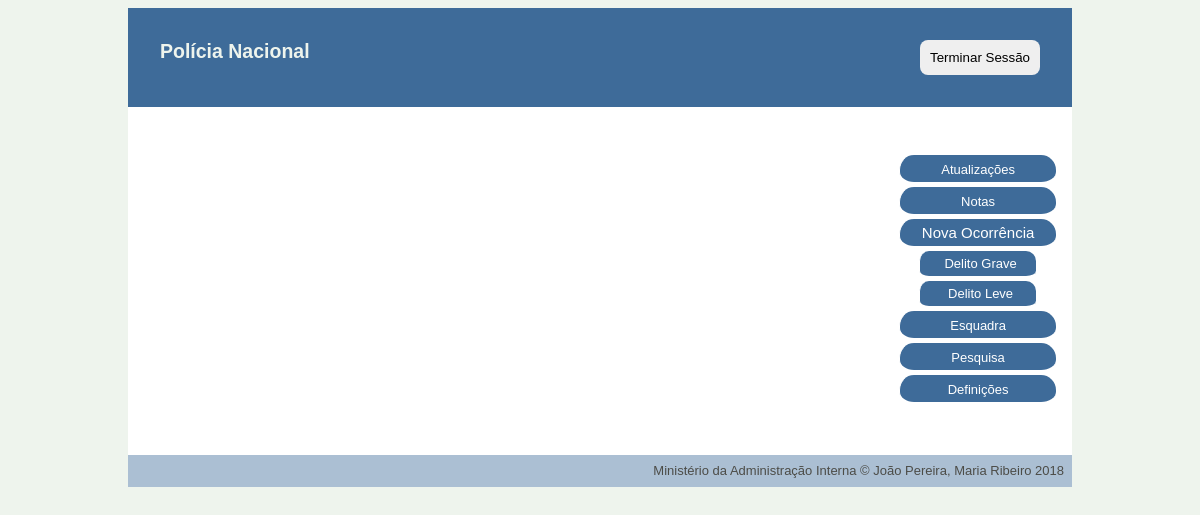
/pages/updates.php (signed in), run on an earlier commit of the app's database.
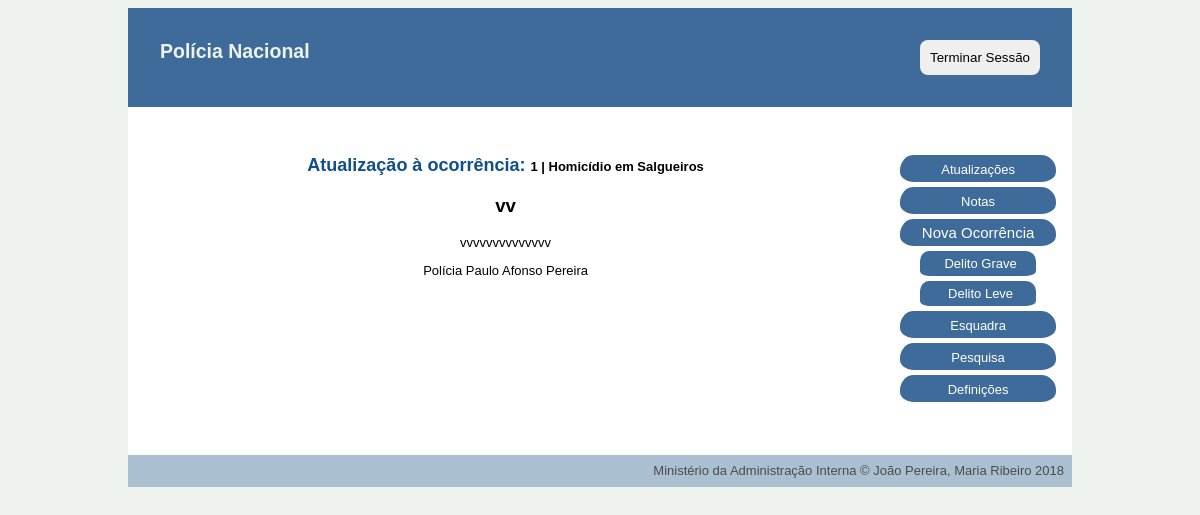
And on a later commit of the database.
### tables this page shows
CREATE TABLE updates (
    id INTEGER PRIMARY KEY,
    title VARCHAR NOT NULL,
    text VARCHAR NOT NULL,
    username_personnel VARCHAR REFERENCES personnel NOT NULL,
    id_occurrence INTEGER REFERENCES occurrence NOT NULL,
    date_hour datetime NOT NULL
);

CREATE TABLE occurrences (
    id INTEGER PRIMARY KEY,
    type integer REFERENCES occ_type NOT NULL,
    title VARCHAR NOT NULL,
    chief_detective VARCHAR REFERENCES personnel,
    state VARCHAR REFERENCES states NOT NULL ,
    oppening_date date NOT NULL,
    location VARCHAR NOT NULL,
    description VARCHAR NOT NULL,
    station VARCHAR REFERENCES stations NOT NULL
);

CREATE TABLE personnel (
    username VARCHAR PRIMARY KEY,
    password VARCHAR NOT NULL,
    email VARCHAR(320) NOT NULL, -- 64 characters for local part + @ + 255 for domain name
    fullname VARCHAR(128) NOT NULL,
    gender VARCHAR NOT NULL,
    birthdate date NOT NULL,
    naturality VARCHAR NOT NULL,
    start_service date NOT NULL,
    school VARCHAR REFERENCES schools NOT NULL,
    position VARCHAR REFERENCES positions NOT NULL,
    station INTEGER REFERENCES stations,
    profile_pic VARCHAR
);

### database/connection.php (called while the page is built, shortened)
<?php $db = new PDO('sqlite:../database/database.db');
function getUserByUsername($username) {
  global $db;
  $query = $db->prepare('SELECT * FROM personnel WHERE username = ?');
  $query->execute(array($username));
  return $query->fetch();
}
function GetUpdatesByUsernameAndMinorOccurrences($username,$station) {
  global $db;
  $query = $db->prepare('SELECT updates.* FROM updates JOIN occurrences ON updates.id_occurrence=occurrences.id JOIN occ_type ON occurrences.type = occ_type.id JOIN works ON occurrences.id = works.id_occurrence WHERE (works.username_personnel=? OR (station=? AND relevance=1)) OR chief_detective=? ');
  $query->execute([$username, $station]);
  return $query->fetchAll();
}
function getOccurrenceById($id) {
  global $db;
  $query = $db->prepare('SELECT * FROM occurrences WHERE id = ?');
  $query->execute(array($id));
  return $query->fetch();
}

### pages/updates.php (the view, shortened to what this page needs)
<?php
include_once('../database/connection.php');
$username = $_SESSION['username'];
$user = getUserByUsername($username);
if ($user['position']=='Diretor Nacional'){
    $updates=GetAllUpdates();
}elseif ($user['position']=='Chefe de Esquadra'){
    $updates=GetUpdatesByStation($user['station']);
}elseif ($user['position']=='Detetive'){
    $updates=GetUpdatesByUsernameAndMinorOccurrences($username,$user['station']);
}elseif ($user['position']=='Polícia'){
    $updates=GetUpdatesByUsername($username);
}
?>
<!DOCTYPE html>
<html>
<head>
    <link href="../css/style.css" rel="stylesheet">
    <link href="../css/layout_one.css" rel="stylesheet">
</head>
<div class="container">
<?php include_once('../common/header_aside.php'); ?>
<body>
    <div id="left">
    <?php foreach ($updates as $update) {
        $occurrence=getOccurrenceById($update['id_occurrence'])?>
        <h1> Atualização à ocorrência: <?php echo "<a href='single_occurrence.php?id=" . $occurrence['id'] . "'>" . $occurrence['id'] . " | " . $occurrence['title'] . "</a>" ?> </h1>
            <h3 class="title"> <?=$update['title']?> </h3>
            <p class="text"> <?=$update['text']?> </p>
            <?php $author=getUserByUsername($update['username_personnel']);?>
                <p class="author"><?=$author['position']." ".$author['fullname']?> </p>
    <?php } ?>
    </div>
</body>
<?php include_once('../common/footer.php'); ?>
    </div>
</html>

What changed in the data, as far as the page shows it:
added updates: id_occurrence "1", id_occurrence.title "Homicídio em Salgueiros", title "vv", text "vvvvvvvvvvvvvv", username_personnel.position "Polícia", username_personnel.fullname "Paulo Afonso Pereira"
